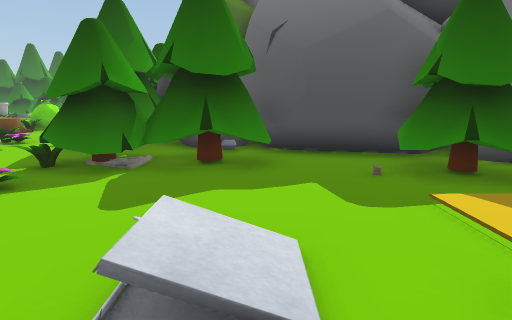
view 1 (above)

24 first-person views from a walk through a 3-D level made in the Unity game engine. The camera is 1.3 m above the floor, tilts 10° down and sees 75° across. The floor is counted in squares, 1 m on a side. Each view is taken from the middle of a square. On the plan, view 1 faces up. The plan holds only what a view shows up to about 14 squares ahead; the rest is blank. The place goes on beyond the plan. The player is left out. Some surface patterns are stand-ins.

view 2
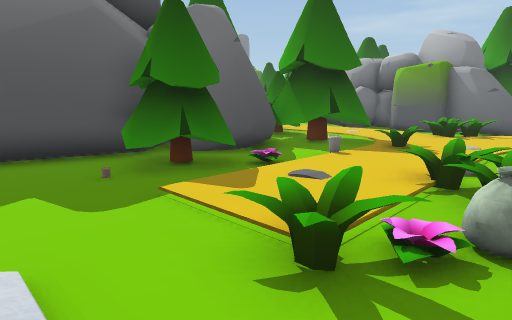

view 3
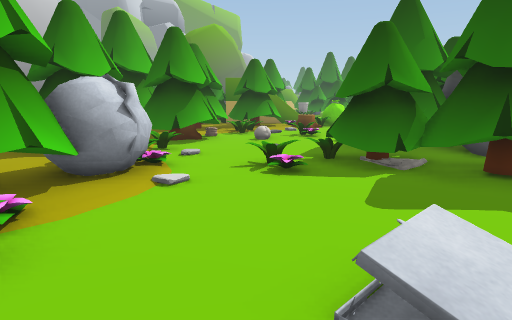

view 4
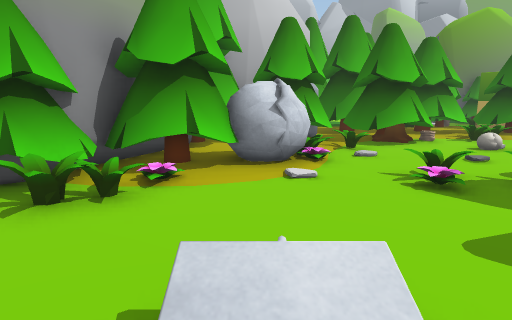

view 5
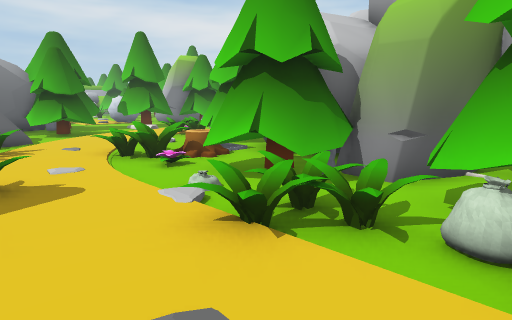

view 6
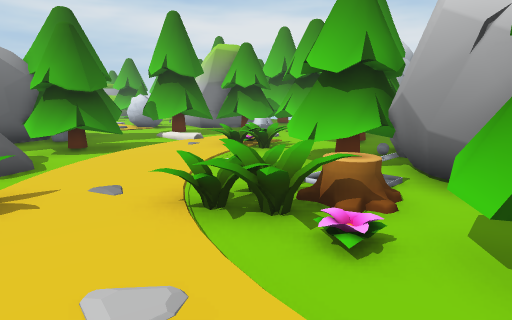

view 7
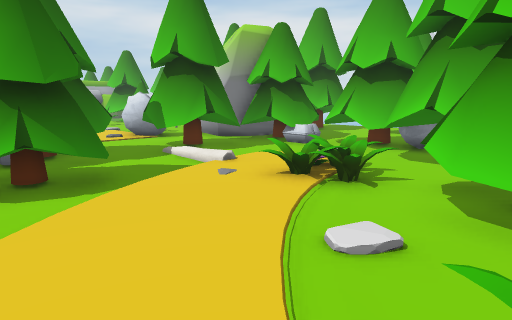

view 8
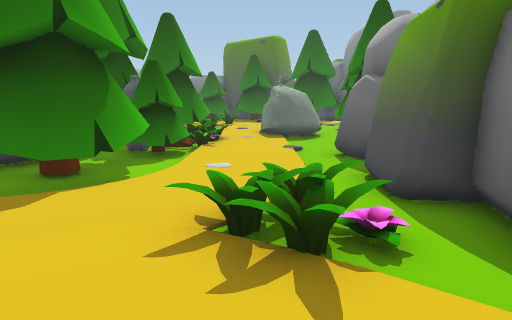

view 9
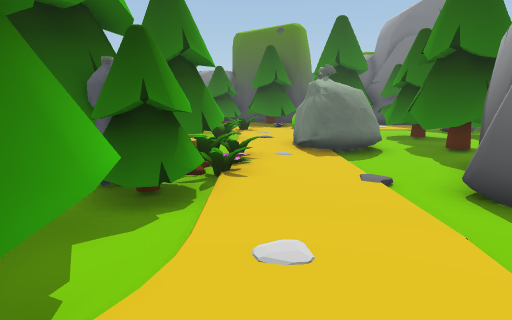

view 10
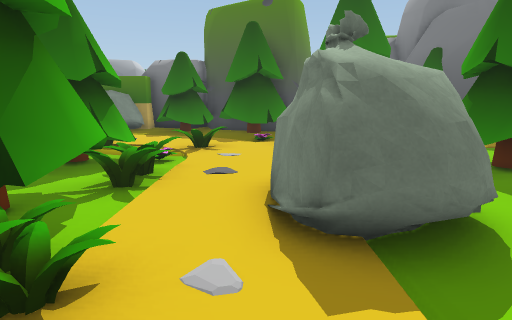

view 11
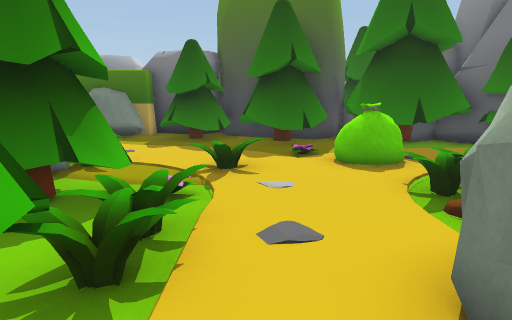

view 12
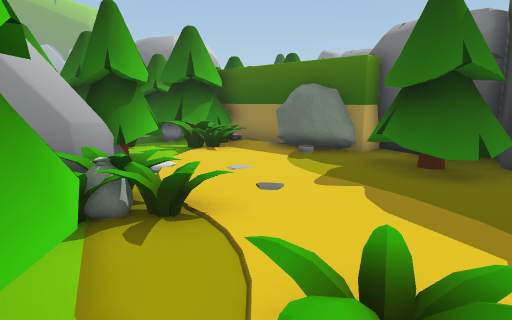

view 13
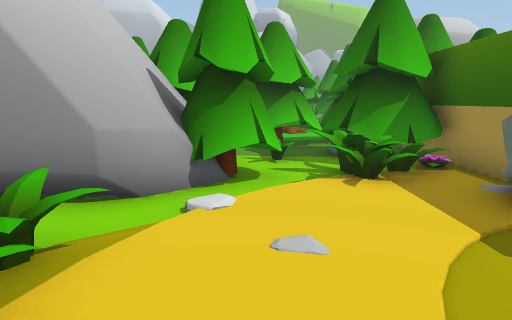

view 14
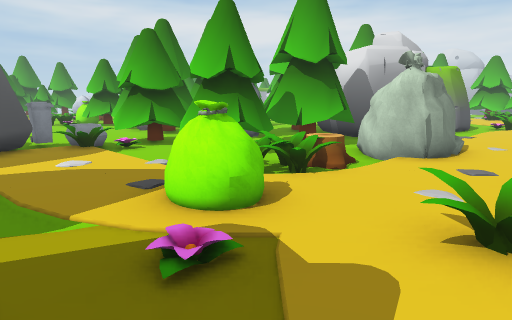

view 15
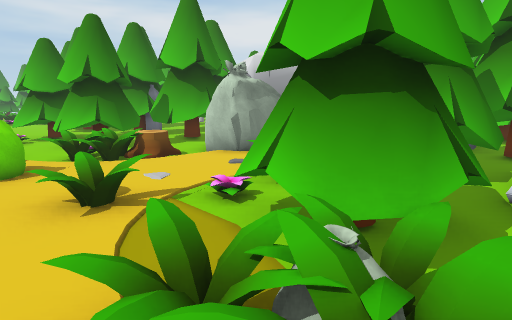

view 16
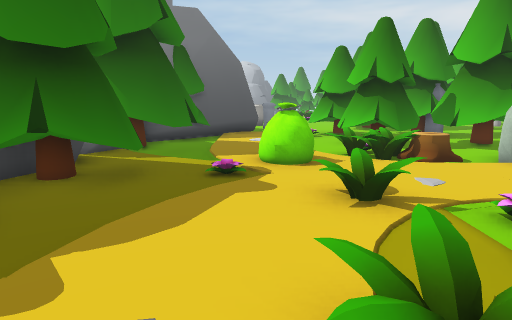

view 17
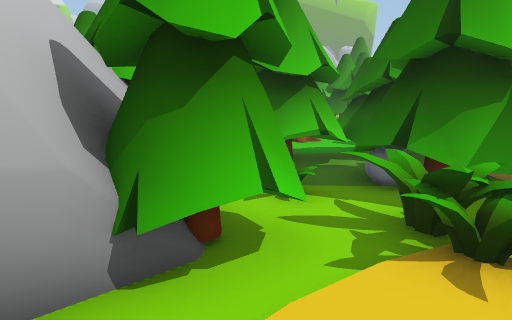

view 18
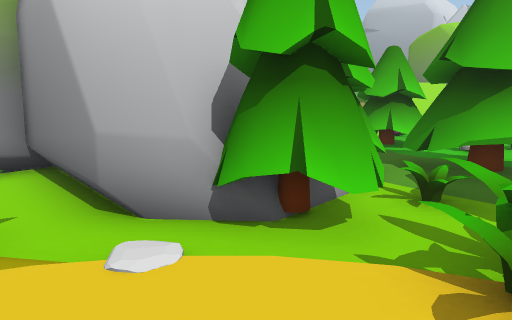

view 19
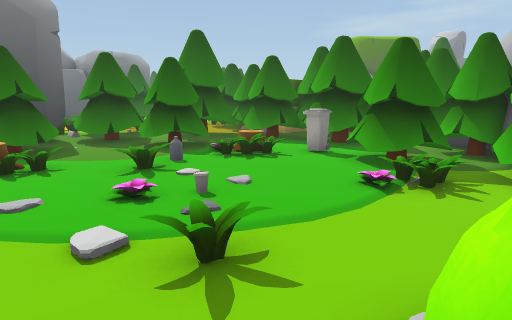

view 20
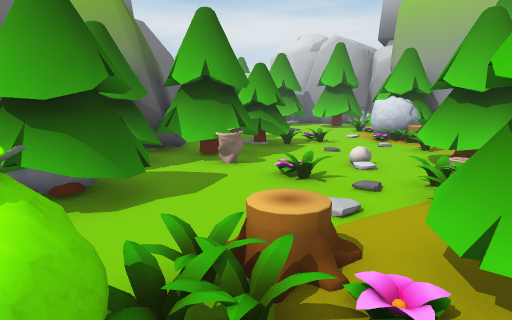

view 21
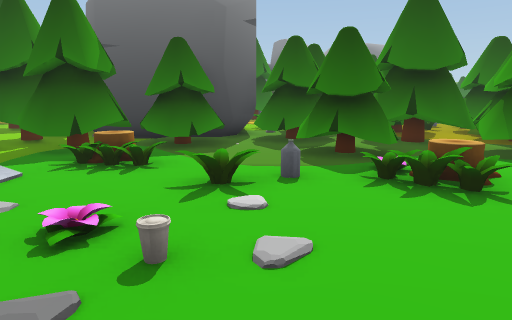

view 22
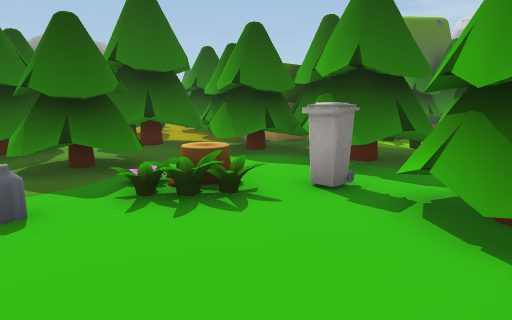

view 23
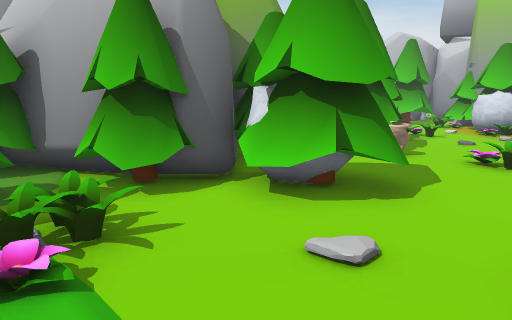

view 24
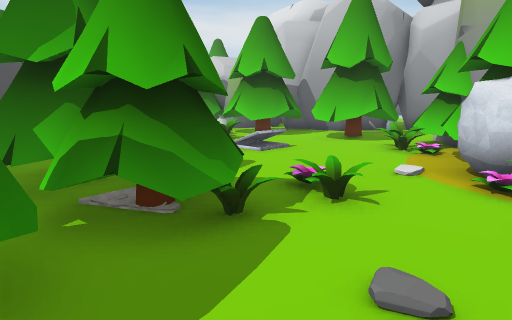

### Floor plan
Key: @ floor where view 1 was taken; # wall or solid block; . main floor; : floor 0.25 m higher than the main floor; / step, stairs or slope; v drop or lower ground; O other object.
Columns run from 12 left of view 1 to 23 right of it. Each row starts with its distance up from view 1.
 31     OOOO OOOOO
 30 OOOOO O O O.vO
 29 O O OOO OOOvOO
 28 OOO .OO OOOvOO
 27 OOOO.OO OOO v       OO O   O#
 26 O....OOO.OO vOOO##OO.  O   OO
 25 /O/...OO.OOOvOOOO.O..OOOOO OOOO#
 24 .//....OO.OOOOOO.O...OO.OOOOOOO##
 23 /..O.O.OO.OOOO.OO.......OO..OOOO##
 22  .......OOOOO..OOO.......O.......#
 21 ..O........OOO#OOO/.......OO.....##O
 20 ........OOO.O#####..OO.//.OO.....OOO
 19 ..O...OOOOOOO#   #.OOO./O...O...OOO
 18  .O...//OOOO     #..OOO....OO.OOOOO
 17   ......O###     #..OOOO...OOOOO O
 16 / OO..OOOO       ## . OO...O.OO .O O
 15   O..OOO##          OOOO.OOO.OOOOO O
 14  OO..OO O##         OOOO.OOOOOOOOO O
 13 OOO...OOOO#          OOO..OO.OO OO
 12 OO.....OOO#         OO.O.....OO O
 11  ...O..OO##        OOOOO.....OOO
 10   ....OOOO###       OOOO../.O  O
  9 OO.....OOO####       OOO....#O
  8 O...O...OOOOO###     OO.....#
  7 OOOO....OOOOO.#OO## OOOO....
  6 OOOO....OOOOO..OOO##OOOO...#
  5 OOOOO...O......OOO..OOO....##
  4  OOO.............../.O...OO.#
  3   OOOOO..................OO.##
  2  #OOOOOO...//.O..//...:...O.##
  1   OOOOOO......OO.OO....O/.....OO OO
  0    OOOOOO...@.OOO.OOO.OO/.....OO OO
 -1      ###OOOOOOOOO.OOOOOOO.....OO O
 -2        OOOOOOOO O##O O O./......OO
 -3          OOO    #######.OO.//....O
 -4                       ##OOOOO.::OOO
 -5                        #O  OO...OOO
 -6                         O OO....O
 -7                          OOOO/..O OO
 -8                         OOO OOOOOOOO
 -9                          O  OOO OOO
-10                             OO  O

Where each view was taken, in squares from view 1:
view 1: 0 up, 0 right, facing up
view 2: 0 up, 0 right, facing up-right
view 3: 0 up, 0 right, facing up-left
view 4: 2 up, 1 right, facing left
view 5: 4 up, 3 right, facing down-right
view 6: 3 up, 8 right, facing down-right
view 7: 1 up, 12 right, facing down-right
view 8: 0 up, 13 right, facing up
view 9: 4 up, 12 right, facing up
view 10: 10 up, 13 right, facing up
view 11: 13 up, 12 right, facing up
view 12: 18 up, 12 right, facing up-left
view 13: 22 up, 10 right, facing left
view 14: 23 up, 11 right, facing down-right
view 15: 21 up, 7 right, facing down-right
view 16: 21 up, 7 right, facing right
view 17: 22 up, 7 right, facing left
view 18: 24 up, 7 right, facing down-left
view 19: 16 up, 12 left, facing up-right
view 20: 16 up, 12 left, facing down-right
view 21: 18 up, 8 left, facing up
view 22: 19 up, 8 left, facing up-right
view 23: 19 up, 9 left, facing down-right
view 24: 9 up, 7 left, facing down-right
